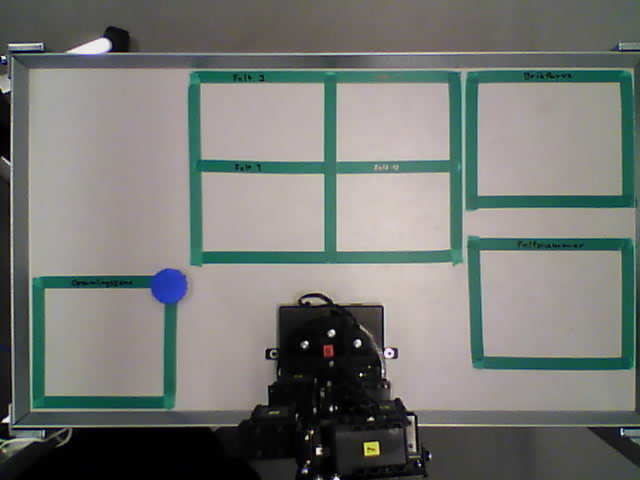
#> input picture hoyre.jpg, 640 x 480 px
$ python opencvTest.py   (Python 2 division)
#> lines starting #> are read from the running program, lines starting #| are printed output that depends on the picture; after the words box and inside, x2 and y2 are one past the last pixel; in counts of white or black regions, pixels touching at a corner belong together
#!/usr/bin/env python
# -*- coding: utf-8 -*-


import cv2
import cv2.cv as cv
import numpy as np
import sys

image = cv2.imread('hoyre.jpg')
#> image is the input picture: shape (480, 640, 3); mean B, G, R 116.5, 120.3, 117.5
output = image.copy()

boundaries = [
	#([0,50,50],[10,255,255]),
	([110,50,50],[120,255,255])

]

hsv = cv2.cvtColor(image, cv2.COLOR_BGR2HSV)
#> hsv: shape (480, 640, 3); mean H, S, V 45.1, 35.8, 125.5

# loop over the boundaries
for (lower, upper) in boundaries:
	# create NumPy arrays from the boundaries
	lower = np.array(lower, dtype = "uint8")
	upper = np.array(upper, dtype = "uint8")

	# find the colors within the specified boundaries and apply
	# the mask
	mask = cv2.inRange(hsv, lower, upper)
	colorOutput = cv2.bitwise_and(image, image, mask = mask)
#> this loop made 1 pass
#> pass 1, `mask = cv2.inRange(hsv, lower, upper)`:
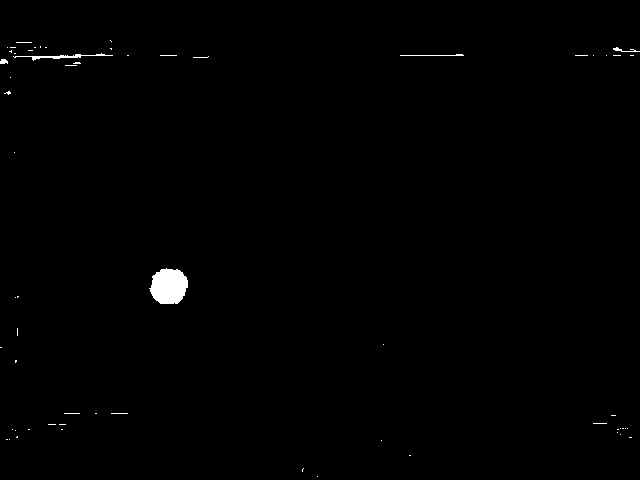
#> mask: shape (480, 640); 0.55% white; 61 white regions (56 under 20 px), largest, box (x1, y1, x2, y2) and area: (149, 268, 188, 304) 1077, (13, 53, 113, 61) 198, (400, 54, 464, 56) 71, (613, 47, 640, 52) 49, (0, 59, 8, 64) 33

	# [7 lines of commented-out code are left out]

gray = cv2.cvtColor(colorOutput, cv2.COLOR_BGR2GRAY)

cv2.imshow('gray', gray)

cv2.waitKey(0)
cv2.destroyAllWindows()

circles = cv2.HoughCircles(gray, cv.CV_HOUGH_GRADIENT, 1, 80, param1=120,param2=6, minRadius=16, maxRadius=22)
#> circles = [[167.5, 286.5, 18.5], [20.5, 60.5, 19.2], [619.5, 68.5, 19.1]]

if circles is not None:

	circles = np.uint16(np.around(circles))
#> circles = [[168, 286, 18], [20, 60, 19], [620, 68, 19]]
	for i in circles[0,:]:
		x = i[0]
		y = i[1]
		r = i[2]

		print x
		print y
		print r

     		#draw the outer circle
    		cv2.circle(output,(i[0],i[1]),i[2],(0,255,0),2)
     		#draw the center of the circle
    		cv2.circle(output,(i[0],i[1]),2,(0,0,255),3)

		print("Done!")
		cv2.imshow("Found stuff", output)
		cv2.waitKey(0)
		cv2.destroyAllWindows()
#> this loop made 3 passes
#| 168
#| 286
#| 18
#| Done!
#| 20
#| 60
#| 19
#| Done!
#| 620
#| 68
#> (further printed lines are left out)
#> pass 1, `cv2.imshow("Found stuff", output)`:
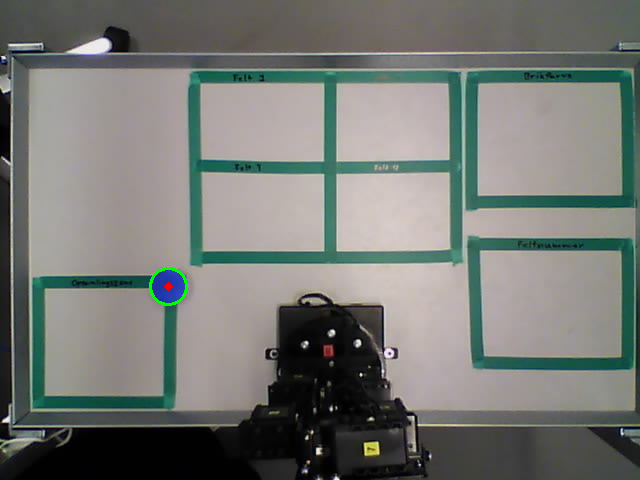
#> window 'Found stuff': shape (480, 640, 3); mean B, G, R 116.3, 120.4, 117.4
#> pass 2, `cv2.imshow("Found stuff", output)`:
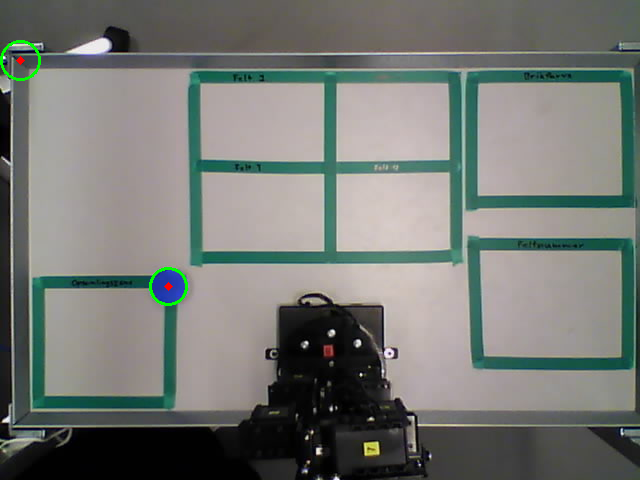
#> window 'Found stuff': shape (480, 640, 3); mean B, G, R 116.2, 120.6, 117.4
#> after the loop:
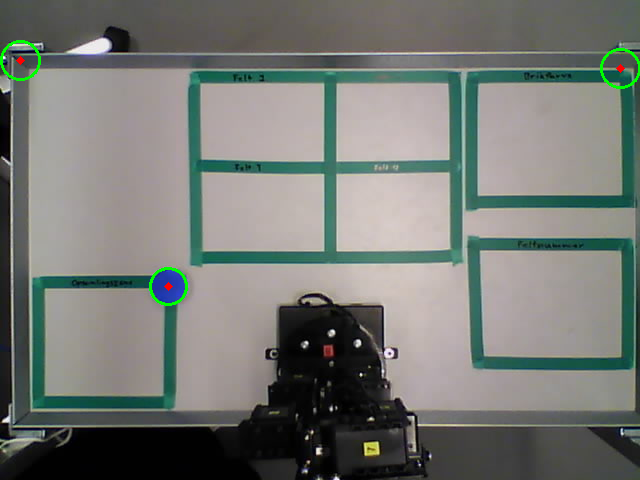
#> output: shape (480, 640, 3); 0.37% of pixels changed, all inside (x1, y1, x2, y2) = (0, 40, 640, 306)
else:
	print("Could not find any circles")

$ run again, with venstre.jpg copied over hoyre.jpg
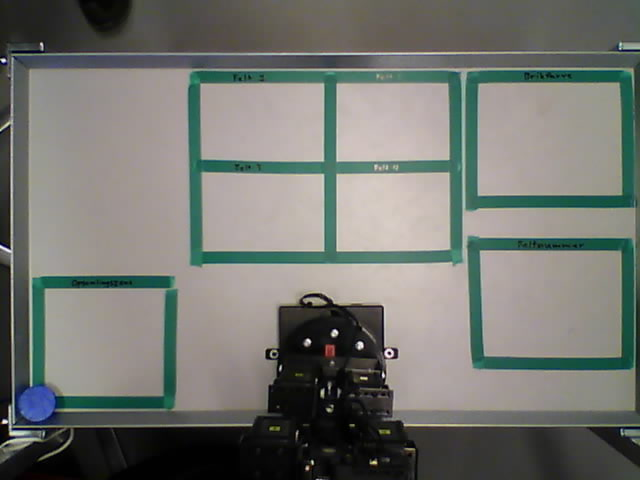
#> input picture venstre.jpg, 640 x 480 px
#> image is the input picture: shape (480, 640, 3); mean B, G, R 112.3, 117.5, 115.5
#> hsv: shape (480, 640, 3); mean H, S, V 37.8, 37.8, 122.8
#> the loop `for (lower, upper) in boundaries:` made 1 pass
#> pass 1, `mask = cv2.inRange(hsv, lower, upper)`:
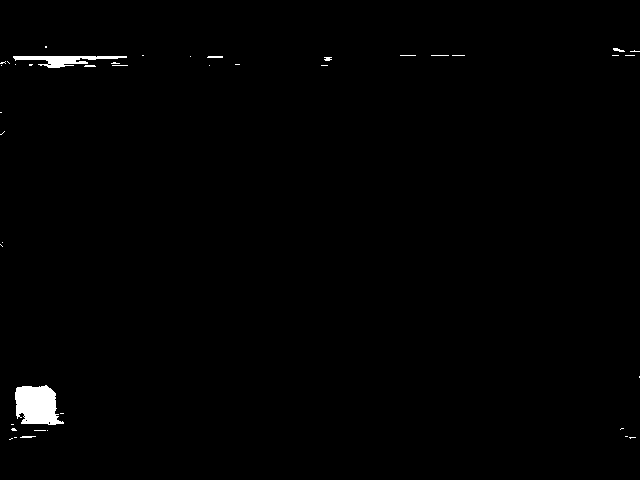
#> mask: shape (480, 640); 0.79% white; 41 white regions (34 under 20 px), largest, box (x1, y1, x2, y2) and area: (15, 385, 64, 425) 1462, (13, 56, 127, 68) 633, (207, 56, 223, 58) 31
#> `circles = cv2.HoughCircles(gray, cv.CV_HOUGH_GRADIENT, 1, 80, param1=1..`: circles = [[37.5, 407.5, 21.4], [631.5, 35.5, 20.3]]
#> `circles = np.uint16(np.around(circles))`: circles = [[38, 408, 21], [632, 36, 20]]
#> the loop `for i in circles[0,:]:` made 2 passes
#> (printed output is left out)
#> pass 1, `cv2.imshow("Found stuff", output)`:
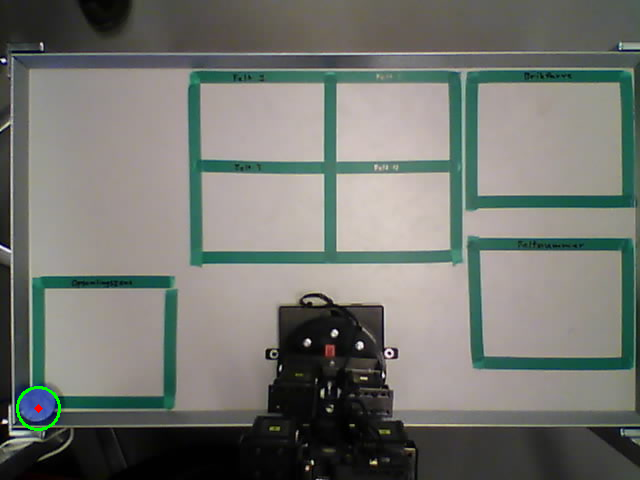
#> window 'Found stuff': shape (480, 640, 3); mean B, G, R 112.1, 117.8, 115.5
